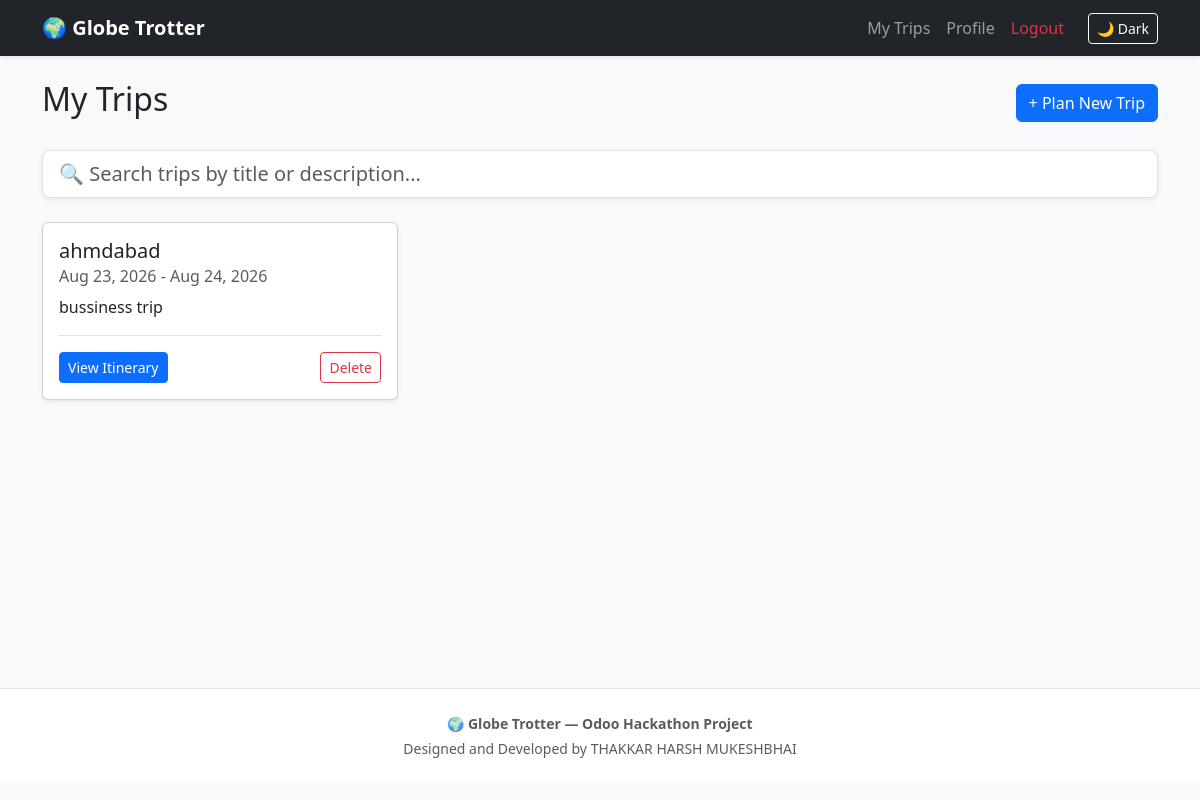
The page /dashboard (signed in) on the database as committed earlier.
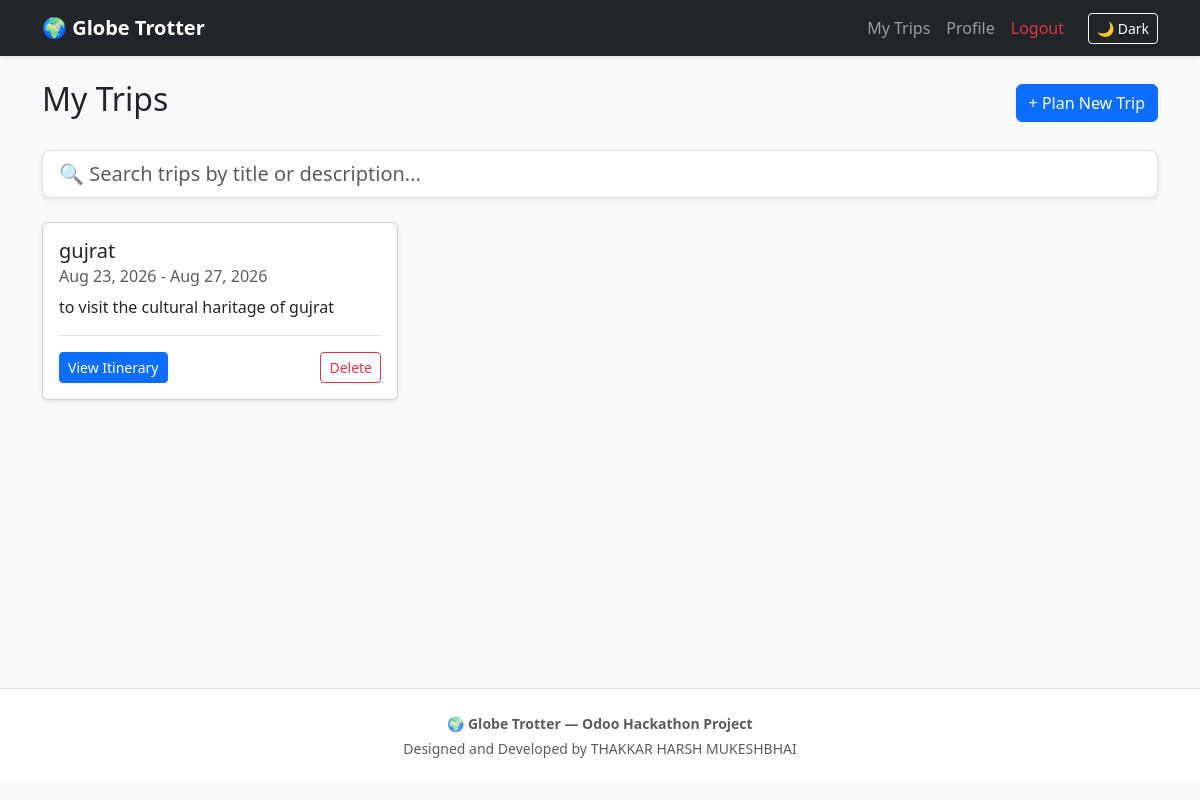
The same page on the database as committed later.
### app/models.py (models this page shows)
class Trip(db.Model):
    id = db.Column(db.Integer, primary_key=True)
    user_id = db.Column(db.Integer, db.ForeignKey('user.id'), nullable=False) # Links the trip to the user
    title = db.Column(db.String(100), nullable=False)
    description = db.Column(db.Text, nullable=True)
    start_date = db.Column(db.Date, nullable=False)
    end_date = db.Column(db.Date, nullable=False)
    created_at = db.Column(db.DateTime, default=datetime.utcnow)
    stops = db.relationship('Stop', backref='trip', lazy=True, cascade="all, delete-orphan")

### app/routes.py (the view)
@auth.route('/dashboard')
@login_required
def dashboard():
    user_trips = Trip.query.filter_by(user_id=current_user.id).all()
    return render_template('dashboard.html', trips=user_trips)

### app/__init__.py (called while the page is built)
def create_app():
    app = Flask(__name__)
    app.config["SECRET_KEY"] = "123456"
    app.config["SQLALCHEMY_DATABASE_URI"] = "sqlite:///project.db"
    app.config["SQLALCHEMY_TRACK_MODIFICATIONS"] = False
    db.init_app(app)
    login_manager.init_app(app)
    login_manager.login_view = 'auth.login'
    login_manager.login_message_category = 'info'
    from app.routes import auth as auth_blueprint
    app.register_blueprint(auth_blueprint)
    from app.models import User
    @login_manager.user_loader
    def load_user(user_id):
        return User.query.get(int(user_id))
    return app

### app/templates/dashboard.html (shortened to what this page needs)
{% extends "base.html" %}
{% block content %}
<div class="d-flex justify-content-between align-items-center mb-4">
    <h2>My Trips</h2>
    <a href="{{ url_for('auth.create_trip') }}" class="btn btn-primary">+ Plan New Trip</a>
</div>
{% if trips %}
<div class="mb-4">
    <input type="text" id="tripSearchInput" class="form-control form-control-lg shadow-sm" placeholder="🔍 Search trips by title or description..." onkeyup="filterTrips()">
</div>
{% endif %}
<div class="row" id="tripsGrid">
    {% if trips %}
        {% for trip in trips %}
        <div class="col-md-4 mb-4 trip-card-wrapper">
            <div class="card shadow-sm h-100">
                <div class="card-body d-flex flex-column">
                    <h5 class="card-title trip-title">{{ trip.title }}</h5>
                    <h6 class="card-subtitle mb-2 text-muted">
                        {{ trip.start_date.strftime('%b %d, %Y') }} - {{ trip.end_date.strftime('%b %d, %Y') }}
                    </h6>
                    <p class="card-text text-truncate trip-desc">{{ trip.description }}</p>
                    <div class="mt-auto d-flex justify-content-between align-items-center pt-3 border-top">
                        <a href="{{ url_for('auth.trip_view', trip_id=trip.id) }}" class="btn btn-primary btn-sm">View Itinerary</a>
                        <form method="POST" action="{{ url_for('auth.delete_trip', trip_id=trip.id) }}" onsubmit="return confirm('Delete this trip completely?');">
                            <button type="submit" class="btn btn-outline-danger btn-sm">Delete</button>
                        </form>
                    </div>
                </div>
            </div>
        </div>
        {% endfor %}
    {% else %}
        <div class="col-12 text-center mt-5">
            <h4 class="text-muted">You haven't planned any trips yet!</h4>
            <p>Click the button above to get started.</p>
        </div>
    {% endif %}
</div>
{% endblock %}

Rows that differ between the two databases and show on the page:
removed Trip: title "ahmdabad", start_date "Aug 23, 2026", end_date "Aug 24, 2026", description "bussiness trip"
added Trip: title "gujrat", start_date "Aug 23, 2026", end_date "Aug 27, 2026", description "to visit the cultural haritage of gujrat"
